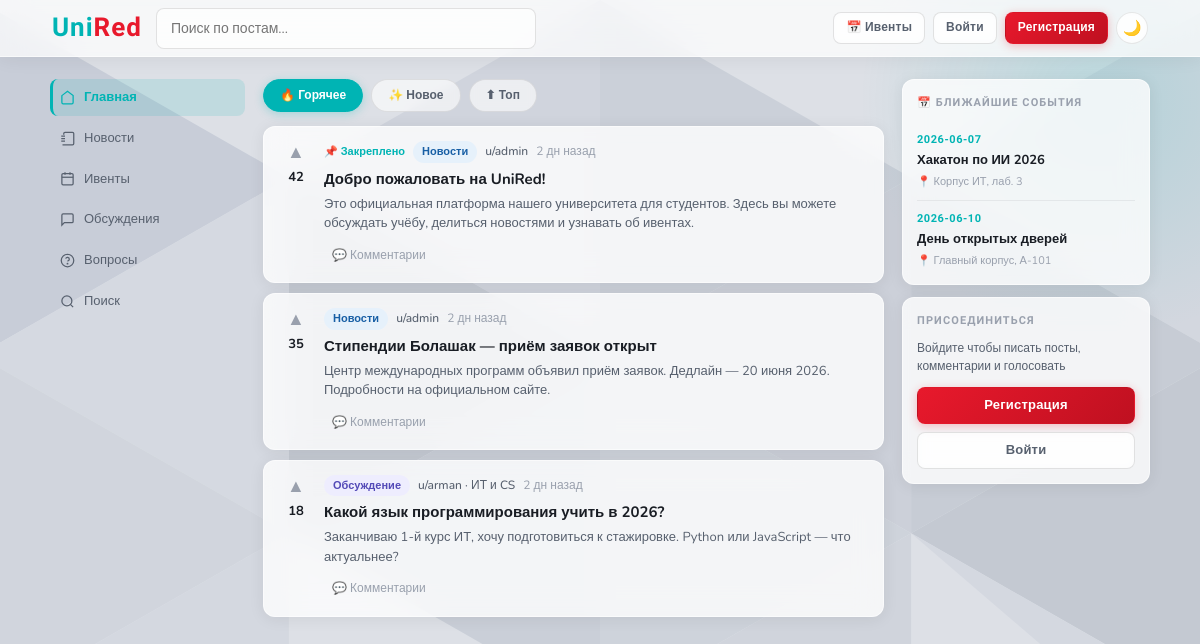
The page / on the database its author committed.
### tables this page shows
CREATE TABLE posts (
            id INTEGER PRIMARY KEY AUTOINCREMENT,
            user_id INTEGER NOT NULL,
            title TEXT NOT NULL,
            body TEXT NOT NULL,
            tag TEXT DEFAULT 'discuss',
            votes INTEGER DEFAULT 0,
            pinned INTEGER DEFAULT 0,
            created_at TEXT DEFAULT (datetime('now')),
            FOREIGN KEY (user_id) REFERENCES users(id)
        );

CREATE TABLE users (
            id INTEGER PRIMARY KEY AUTOINCREMENT,
            username TEXT UNIQUE NOT NULL,
            email TEXT UNIQUE NOT NULL,
            password TEXT NOT NULL,
            faculty TEXT DEFAULT '',
            role TEXT DEFAULT 'student',
            created_at TEXT DEFAULT (datetime('now'))
        , bio TEXT DEFAULT '');

CREATE TABLE events (
            id INTEGER PRIMARY KEY AUTOINCREMENT,
            user_id INTEGER NOT NULL,
            title TEXT NOT NULL,
            description TEXT NOT NULL,
            location TEXT DEFAULT '',
            event_date TEXT NOT NULL,
            created_at TEXT DEFAULT (datetime('now')),
            FOREIGN KEY (user_id) REFERENCES users(id)
        );

### app.py (the view)
@app.route('/')
def index():
    conn = get_db()
    tag = request.args.get('tag', '')
    sort = request.args.get('sort', 'hot')
    q = request.args.get('q', '')
    sql = '''SELECT p.*, u.username, u.faculty FROM posts p
             JOIN users u ON p.user_id = u.id WHERE 1=1'''
    params = []
    if tag: sql += ' AND p.tag=?'; params.append(tag)
    if q: sql += ' AND (p.title LIKE ? OR p.body LIKE ?)'; params += [f'%{q}%', f'%{q}%']
    if sort == 'new': sql += ' ORDER BY p.created_at DESC'
    elif sort == 'top': sql += ' ORDER BY p.votes DESC'
    else: sql += ' ORDER BY p.pinned DESC, p.votes DESC, p.created_at DESC'
    posts = conn.execute(sql, params).fetchall()
    events = conn.execute("SELECT * FROM events ORDER BY event_date ASC LIMIT 4").fetchall()
    conn.close()
    user = current_user()
    return render_template('index.html', posts=posts, events=events, user=user,
                           tag=tag, sort=sort, q=q)

### app.py (called while the page is built)
def get_db():
    conn = sqlite3.connect(DB)
    conn.row_factory = sqlite3.Row
    return conn

def current_user():
    if 'user_id' in session:
        conn = get_db()
        user = conn.execute('SELECT * FROM users WHERE id=?', (session['user_id'],)).fetchone()
        conn.close()
        return user
    return None

def time_ago(dt_str):
    try:
        dt = datetime.strptime(dt_str, '%Y-%m-%d %H:%M:%S')
        diff = datetime.now() - dt
        if diff.seconds < 60: return 'только что'
        if diff.seconds < 3600: return f'{diff.seconds//60} мин назад'
        if diff.days == 0: return f'{diff.seconds//3600} ч назад'
        if diff.days == 1: return 'вчера'
        return f'{diff.days} дн назад'
    except:
        return dt_str

### templates/index.html (shortened to what this page needs)
{% extends "base.html" %}
{% block content %}
<div class="layout">
  <div class="sidebar-left">
    <div class="sidebar">
      <a href="/" class="nav-item {% if not tag %}active{% endif %}">
        <svg viewBox="0 0 24 24" fill="none" stroke="currentColor" stroke-width="2"><path d="M3 9l9-7 9 7v11a2 2 0 01-2 2H5a2 2 0 01-2-2z"/></svg>
        Главная
      </a>
      <a href="/?tag=news" class="nav-item {% if tag=='news' %}active{% endif %}">
        <svg viewBox="0 0 24 24" fill="none" stroke="currentColor" stroke-width="2"><path d="M4 22h16a2 2 0 002-2V4a2 2 0 00-2-2H8a2 2 0 00-2 2v2"/><path d="M2 8h6M2 12h6M2 16h6"/></svg>
        Новости
      </a>
      <a href="/events" class="nav-item">
        <svg viewBox="0 0 24 24" fill="none" stroke="currentColor" stroke-width="2"><rect x="3" y="4" width="18" height="18" rx="2"/><line x1="16" y1="2" x2="16" y2="6"/><line x1="8" y1="2" x2="8" y2="6"/><line x1="3" y1="10" x2="21" y2="10"/></svg>
        Ивенты
      </a>
      <a href="/?tag=discuss" class="nav-item {% if tag=='discuss' %}active{% endif %}">
        <svg viewBox="0 0 24 24" fill="none" stroke="currentColor" stroke-width="2"><path d="M21 15a2 2 0 01-2 2H7l-4 4V5a2 2 0 012-2h14a2 2 0 012 2z"/></svg>
        Обсуждения
      </a>
      <a href="/?tag=help" class="nav-item {% if tag=='help' %}active{% endif %}">
        <svg viewBox="0 0 24 24" fill="none" stroke="currentColor" stroke-width="2"><circle cx="12" cy="12" r="10"/><path d="M9.09 9a3 3 0 015.83 1c0 2-3 3-3 3"/><line x1="12" y1="17" x2="12.01" y2="17" stroke-width="3" stroke-linecap="round"/></svg>
        Вопросы
      </a>
      <a href="/search" class="nav-item">
        <svg viewBox="0 0 24 24" fill="none" stroke="currentColor" stroke-width="2"><circle cx="11" cy="11" r="8"/><line x1="21" y1="21" x2="16.65" y2="16.65"/></svg>
        Поиск
      </a>
    </div>
  </div>
  <div>
    <div class="feed-topbar">
      <a href="/?sort=hot{% if tag %}&tag={{tag}}{% endif %}" class="filter-pill {% if sort=='hot' %}active{% endif %}">🔥 Горячее</a>
      <a href="/?sort=new{% if tag %}&tag={{tag}}{% endif %}" class="filter-pill {% if sort=='new' %}active{% endif %}">✨ Новое</a>
      <a href="/?sort=top{% if tag %}&tag={{tag}}{% endif %}" class="filter-pill {% if sort=='top' %}active{% endif %}">⬆ Топ</a>
    </div>
    {% for post in posts %}
    <div class="post-card" id="post-{{ post.id }}">
      <div class="vote-col">
        <button class="vote-btn" data-id="{{ post.id }}" onclick="vote({{ post.id }}, this)" title="Голосовать">▲</button>
        <span class="vote-count" id="votes-{{ post.id }}">{{ post.votes }}</span>
      </div>
      <div class="post-body-wrap">
        <div class="post-meta">
          {% if post.pinned %}<span class="pinned-mark">📌 Закреплено</span>{% endif %}
          <span class="tag-badge tag-{{ post.tag }}">
            {% if post.tag=='news' %}Новости
            {% elif post.tag=='event' %}Ивент
            {% elif post.tag=='discuss' %}Обсуждение
            {% elif post.tag=='help' %}Вопрос
            {% elif post.tag=='admin' %}Объявление
            {% else %}{{ post.tag }}{% endif %}
          </span>
          <span class="post-author">u/{{ post.username }}{% if post.faculty %} · {{ post.faculty }}{% endif %}</span>
          <span class="post-time">{{ time_ago(post.created_at) }}</span>
        </div>
        <div class="post-title"><a href="/post/{{ post.id }}">{{ post.title }}</a></div>
        <div class="post-excerpt">{{ post.body }}</div>
        <div class="post-actions">
          <a href="/post/{{ post.id }}" class="action-link">💬 Комментарии</a>
        </div>
      </div>
    </div>
    {% else %}
    <div class="empty">
      <p style="font-size:36px;margin-bottom:12px">📭</p>
      <p>Постов пока нет</p>
      {% if user %}<a href="/post/new" class="btn btn-teal" style="margin-top:14px">Создать первый пост</a>{% endif %}
    </div>
    {% endfor %}
  </div>
  <div class="sidebar-right">
    <div class="sidebar-card">
      <div class="sidebar-card-title">📅 Ближайшие события</div>
      {% for e in events %}
      <div class="event-item">
        <div class="event-date">{{ e.event_date[:10] }}</div>
        <div class="event-title"><a href="/events">{{ e.title }}</a></div>
        {% if e.location %}<div class="event-loc">📍 {{ e.location }}</div>{% endif %}
      </div>
      {% else %}
      <p style="font-size:12px;color:var(--hint)">Нет предстоящих событий</p>
      {% endfor %}
    </div>
    {% if not user %}
    <div class="sidebar-card">
      <div class="sidebar-card-title">Присоединиться</div>
      <p style="font-size:12px;color:var(--muted);margin-bottom:12px;line-height:1.5">Войдите чтобы писать посты, комментарии и голосовать</p>
      <a href="/register" class="btn btn-primary" style="width:100%;justify-content:center;margin-bottom:8px">Регистрация</a>
      <a href="/login" class="btn btn-outline" style="width:100%;justify-content:center">Войти</a>
    </div>
    {% endif %}
  </div>
</div>
{% endblock %}

### rows shown on the page
posts: votes "42", pinned "📌 Закреплено", tag "Новости", username "admin", created_at "2 дн назад", title "Добро пожаловать на UniRed!", body "Это официальная платформа нашего университета для студентов. Здесь вы можете обсуждать учёбу, делиться новостями и узнавать об ивентах."
posts: votes "35", tag "Новости", username "admin", created_at "2 дн назад", title "Стипендии Болашак — приём заявок открыт", body "Центр международных программ объявил приём заявок. Дедлайн — 20 июня 2026. Подробности на официальном сайте."
posts: votes "18", tag "Обсуждение", username "arman", faculty "ИТ и CS", created_at "2 дн назад", title "Какой язык программирования учить в 2026?", body "Заканчиваю 1-й курс ИТ, хочу подготовиться к стажировке. Python или JavaScript — что актуальнее?"
events: event_date "2026-06-07", title "Хакатон по ИИ 2026", location "Корпус ИТ, лаб. 3"
events: event_date "2026-06-10", title "День открытых дверей", location "Главный корпус, А-101"
